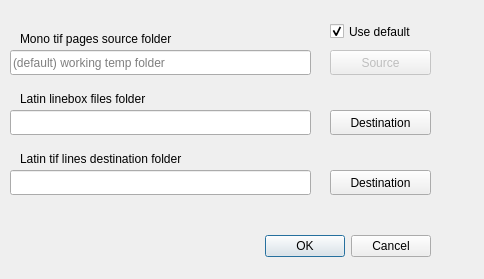
<?xml version="1.0" encoding="UTF-8"?>
<ui version="4.0">
 <class>crop_latin_linesDialog</class>
 <widget class="QDialog" name="crop_latin_linesDialog">
  <property name="windowModality">
   <enum>Qt::ApplicationModal</enum>
  </property>
  <property name="geometry">
   <rect>
    <x>0</x>
    <y>0</y>
    <width>484</width>
    <height>279</height>
   </rect>
  </property>
  <property name="windowTitle">
   <string>Crop Latin tif page files into tif line files</string>
  </property>
  <widget class="QDialogButtonBox" name="buttonBox">
   <property name="geometry">
    <rect>
     <x>260</x>
     <y>230</y>
     <width>171</width>
     <height>32</height>
    </rect>
   </property>
   <property name="orientation">
    <enum>Qt::Horizontal</enum>
   </property>
   <property name="standardButtons">
    <set>QDialogButtonBox::Cancel|QDialogButtonBox::Ok</set>
   </property>
  </widget>
  <widget class="QLineEdit" name="SourceLineEdit">
   <property name="geometry">
    <rect>
     <x>10</x>
     <y>50</y>
     <width>301</width>
     <height>25</height>
    </rect>
   </property>
   <property name="placeholderText">
    <string>(default) working temp folder</string>
   </property>
  </widget>
  <widget class="QPushButton" name="SourceButton">
   <property name="enabled">
    <bool>false</bool>
   </property>
   <property name="geometry">
    <rect>
     <x>330</x>
     <y>50</y>
     <width>101</width>
     <height>25</height>
    </rect>
   </property>
   <property name="text">
    <string>Source</string>
   </property>
   <property name="icon">
    <iconset resource="../UI_Icons.qrc">
     <normaloff>:/Icons/Icons/tiff-file.png</normaloff>:/Icons/Icons/tiff-file.png</iconset>
   </property>
  </widget>
  <widget class="QLabel" name="SourceLabel">
   <property name="geometry">
    <rect>
     <x>20</x>
     <y>30</y>
     <width>211</width>
     <height>17</height>
    </rect>
   </property>
   <property name="text">
    <string>Mono tif pages source folder</string>
   </property>
  </widget>
  <widget class="QLineEdit" name="LatinBoxFolderLineEdit">
   <property name="geometry">
    <rect>
     <x>10</x>
     <y>110</y>
     <width>301</width>
     <height>25</height>
    </rect>
   </property>
  </widget>
  <widget class="QLabel" name="LatinBoxFolderLabel">
   <property name="geometry">
    <rect>
     <x>20</x>
     <y>90</y>
     <width>271</width>
     <height>17</height>
    </rect>
   </property>
   <property name="text">
    <string>Latin linebox files folder</string>
   </property>
  </widget>
  <widget class="QPushButton" name="LatinBoxFolderButton">
   <property name="geometry">
    <rect>
     <x>330</x>
     <y>110</y>
     <width>101</width>
     <height>25</height>
    </rect>
   </property>
   <property name="text">
    <string>Destination</string>
   </property>
   <property name="icon">
    <iconset resource="../UI_Icons.qrc">
     <normaloff>:/Icons/Icons/tiff-file.png</normaloff>:/Icons/Icons/tiff-file.png</iconset>
   </property>
  </widget>
  <widget class="QLineEdit" name="DestLatinLineEdit">
   <property name="geometry">
    <rect>
     <x>10</x>
     <y>170</y>
     <width>301</width>
     <height>25</height>
    </rect>
   </property>
  </widget>
  <widget class="QPushButton" name="DestLatinButton">
   <property name="geometry">
    <rect>
     <x>330</x>
     <y>170</y>
     <width>101</width>
     <height>25</height>
    </rect>
   </property>
   <property name="text">
    <string>Destination</string>
   </property>
   <property name="icon">
    <iconset resource="../UI_Icons.qrc">
     <normaloff>:/Icons/Icons/tiff-file.png</normaloff>:/Icons/Icons/tiff-file.png</iconset>
   </property>
  </widget>
  <widget class="QLabel" name="DestLatinLabel">
   <property name="geometry">
    <rect>
     <x>20</x>
     <y>150</y>
     <width>271</width>
     <height>17</height>
    </rect>
   </property>
   <property name="text">
    <string>Latin tif lines destination folder</string>
   </property>
  </widget>
  <widget class="QCheckBox" name="defaultsrcBox">
   <property name="geometry">
    <rect>
     <x>330</x>
     <y>20</y>
     <width>101</width>
     <height>23</height>
    </rect>
   </property>
   <property name="text">
    <string>Use default</string>
   </property>
   <property name="checked">
    <bool>true</bool>
   </property>
  </widget>
 </widget>
 <resources>
  <include location="../UI_Icons.qrc"/>
 </resources>
 <connections>
  <connection>
   <sender>buttonBox</sender>
   <signal>accepted()</signal>
   <receiver>crop_latin_linesDialog</receiver>
   <slot>accept()</slot>
   <hints>
    <hint type="sourcelabel">
     <x>248</x>
     <y>254</y>
    </hint>
    <hint type="destinationlabel">
     <x>157</x>
     <y>274</y>
    </hint>
   </hints>
  </connection>
  <connection>
   <sender>buttonBox</sender>
   <signal>rejected()</signal>
   <receiver>crop_latin_linesDialog</receiver>
   <slot>reject()</slot>
   <hints>
    <hint type="sourcelabel">
     <x>316</x>
     <y>260</y>
    </hint>
    <hint type="destinationlabel">
     <x>286</x>
     <y>274</y>
    </hint>
   </hints>
  </connection>
 </connections>
</ui>
